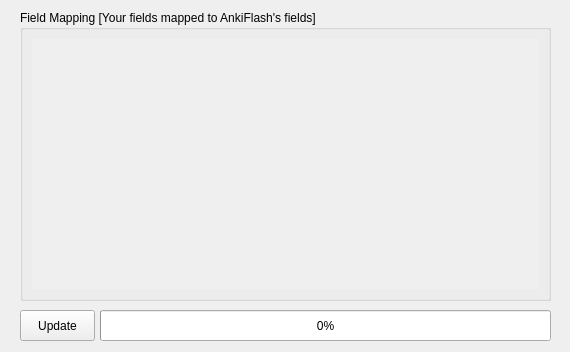
<?xml version="1.0" encoding="UTF-8"?>
<ui version="4.0">
 <class>Dialog</class>
 <widget class="QDialog" name="Dialog">
  <property name="geometry">
   <rect>
    <x>0</x>
    <y>0</y>
    <width>570</width>
    <height>352</height>
   </rect>
  </property>
  <property name="windowTitle">
   <string>AnkiFlash Fields Updater</string>
  </property>
  <widget class="QProgressBar" name="importProgressBar">
   <property name="geometry">
    <rect>
     <x>100</x>
     <y>310</y>
     <width>451</width>
     <height>31</height>
    </rect>
   </property>
   <property name="font">
    <font>
     <weight>50</weight>
     <bold>false</bold>
    </font>
   </property>
   <property name="value">
    <number>0</number>
   </property>
  </widget>
  <widget class="QPushButton" name="updateBtn">
   <property name="enabled">
    <bool>true</bool>
   </property>
   <property name="geometry">
    <rect>
     <x>20</x>
     <y>310</y>
     <width>75</width>
     <height>31</height>
    </rect>
   </property>
   <property name="font">
    <font>
     <weight>50</weight>
     <bold>false</bold>
    </font>
   </property>
   <property name="focusPolicy">
    <enum>Qt::NoFocus</enum>
   </property>
   <property name="toolTip">
    <string>Import generated flashcards into Anki</string>
   </property>
   <property name="autoFillBackground">
    <bool>false</bool>
   </property>
   <property name="text">
    <string>Update</string>
   </property>
   <property name="checkable">
    <bool>false</bool>
   </property>
   <property name="default">
    <bool>false</bool>
   </property>
  </widget>
  <widget class="QGroupBox" name="mappingGroup">
   <property name="geometry">
    <rect>
     <x>20</x>
     <y>10</y>
     <width>531</width>
     <height>291</height>
    </rect>
   </property>
   <property name="sizePolicy">
    <sizepolicy hsizetype="Expanding" vsizetype="Expanding">
     <horstretch>0</horstretch>
     <verstretch>0</verstretch>
    </sizepolicy>
   </property>
   <property name="title">
    <string>Field Mapping [Your fields mapped to AnkiFlash's fields]</string>
   </property>
   <layout class="QVBoxLayout" name="verticalLayout">
    <item>
     <layout class="QGridLayout" name="gridLayout">
      <item row="0" column="0">
       <widget class="QScrollArea" name="mappingArea">
        <property name="sizePolicy">
         <sizepolicy hsizetype="MinimumExpanding" vsizetype="MinimumExpanding">
          <horstretch>0</horstretch>
          <verstretch>0</verstretch>
         </sizepolicy>
        </property>
        <property name="minimumSize">
         <size>
          <width>400</width>
          <height>150</height>
         </size>
        </property>
        <property name="frameShape">
         <enum>QFrame::NoFrame</enum>
        </property>
        <property name="widgetResizable">
         <bool>true</bool>
        </property>
        <widget class="QWidget" name="scrollAreaWidgetContents">
         <property name="geometry">
          <rect>
           <x>0</x>
           <y>0</y>
           <width>499</width>
           <height>240</height>
          </rect>
         </property>
        </widget>
       </widget>
      </item>
     </layout>
    </item>
   </layout>
  </widget>
 </widget>
 <resources/>
 <connections/>
</ui>
